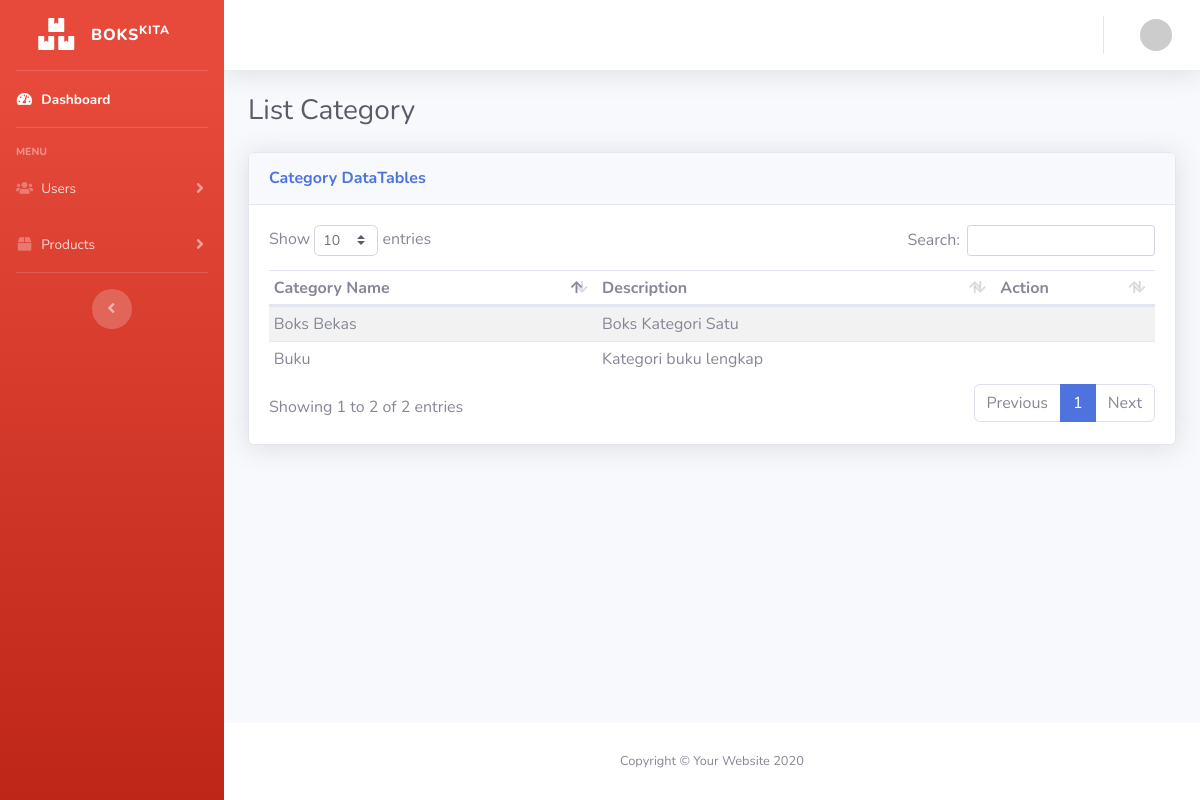
The app's page /index.php/productcategory with its own data.
### tables this page shows
CREATE TABLE `product_categories` (
  `id` int(11) NOT NULL,
  `name` varchar(255) NOT NULL,
  `description` text NOT NULL
);

### application/controllers/ProductCategory.php (called while the page is built, shortened)
<?php
class ProductCategory extends CI_Controller
{
    public function index()
    {
        $data['list_product'] = $this->ProductCategoryModel->list_category_product();
        $this->load->view('extended/header');
        $this->load->view('product_category/index', $data);
        $this->load->view('extended/footer');
    }
}

### index.php (called while the page is built, shortened)
<?php
require_once BASEPATH.'core/CodeIgniter.php';

### application/models/ProductCategoryModel.php (called while the page is built, shortened)
<?php
class ProductCategoryModel extends CI_Model
{
    private $table = "product_categories";
    function list_category_product()
	{
        $query = $this->db->get($this->table);
        if($query->num_rows() > 0)
        {
            $data_category_product = $query->result();
            return $data_category_product;
        }
        else
        {
            return $data_category_product = [];
        }
    }
}

### application/views/product_category/index.php (the view, shortened to what this page needs)
<div class="container-fluid">
	<div class="d-sm-flex align-items-center justify-content-between mb-4">
		<h1 class="h3 mb-0 text-gray-800">List Category</h1>
	</div>
	<div class="row">
		<div class="col-12">
			<div class="card shadow mb-4">
				<div class="card-header py-3">
					<div class="d-flex justify-content-between">
						<h6 class="m-0 font-weight-bold text-primary">Category DataTables</h6>
					</div>
				</div>
				<div class="card-body">
					<div class="table-responsive">
						<table class="table table-striped table-sm" id="dataTable" width="100%" cellspacing="0">
							<thead>
								<tr>
									<th>Category Name</th>
									<th>Description</th>
									<th width="18%">Action</th>
								</tr>
							</thead>
							<tbody>
								<?php foreach ($list_product as $key => $value) {?>
								<tr>
									<td><?= $value->name ?></td>
									<td><?= $value->description ?></td>
									<td>
									</td>
								</tr>
								<? } ?>
							</tbody>
						</table>
					</div>
				</div>
			</div>
		</div>
	</div>
</div>

### records on screen
product_categories: name "Buku", description "Kategori buku lengkap"
product_categories: name "Boks Bekas", description "Boks Kategori Satu"
